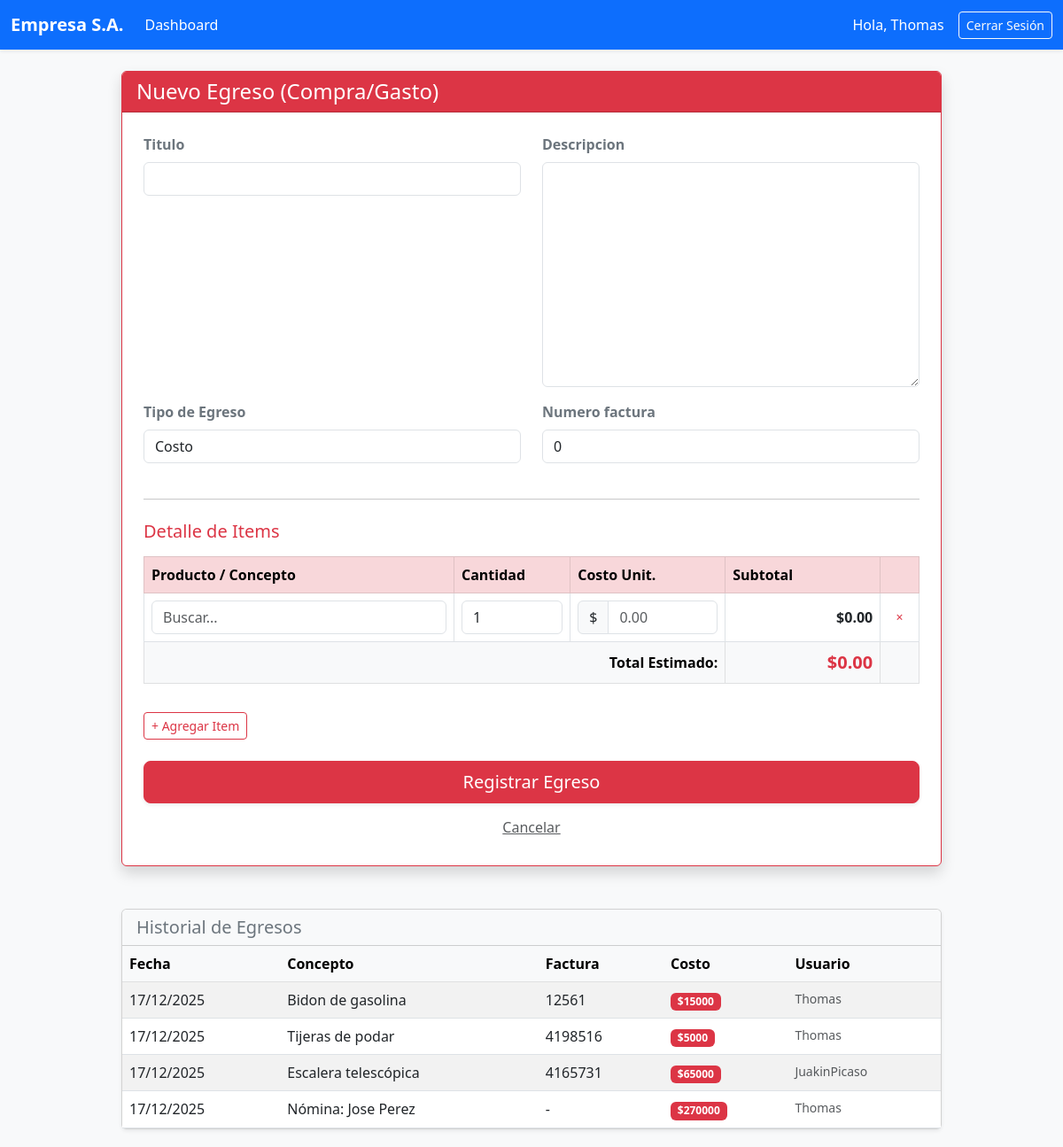
Screenshot of /egresos/ (signed in) with the database file from the repository.
### contabilidad/models.py (models this page shows, shortened)
class Egreso(models.Model):
    titulo = models.CharField(max_length=100)
    descripcion = models.TextField(blank=True)
    costo = models.PositiveIntegerField()
    costo_gasto = models.CharField(
        max_length=20,
        default='Costo',
        choices=[
            ('Costo', 'Costo'),
            ('Gasto', 'Gasto')
        ],
        verbose_name="Tipo de Egreso"
    )
    numero_factura = models.PositiveIntegerField(default=0)
    fecha = models.DateField(auto_now_add=True)
    creado_por = models.ForeignKey(User, on_delete=models.SET_NULL, null=True)
    creado_por_nombre_fijo = models.CharField(max_length=150, null=True, blank=True)
    activo = models.BooleanField(default=True)

### contabilidad/views.py (the view)
# urls.py: path('egresos/', views.egresos_page, name='egresos_page'),
@login_required
@user_passes_test(es_contador_almacenista)
def egresos_page(request):
    egresos = Egreso.objects.filter(activo=True).order_by('-fecha')
    productos_qs = InventarioItem.objects.all()
    precios_dict = {p.nombre: float(p.precio) for p in productos_qs}
    if request.method == 'POST':
        form = EgresoForm(request.POST)
        if form.is_valid():
            try:
                with transaction.atomic():
                    egreso = form.save(commit=False)
                    egreso.creado_por = request.user
                    costo_total_calculado = 0
                    egreso.costo = 0 # Valor temporal
                    egreso.save()
                    nombres = request.POST.getlist('nombre_producto[]')
                    cantidades = request.POST.getlist('cantidad[]')
                    precios = request.POST.getlist('precio_unitario[]')
                    hay_items = False
                    for nombre, cant, precio_str in zip(nombres, cantidades, precios):
                        nombre_limpio = nombre.strip().title()
                        if nombre_limpio and cant and precio_str:
                            hay_items = True
                            cantidad_int = int(cant)
                            precio_unitario = float(precio_str)
                            subtotal_linea = cantidad_int * precio_unitario
                            costo_total_calculado += subtotal_linea
                            producto, creado = InventarioItem.objects.get_or_create(
                                nombre=nombre_limpio,
                                defaults={
                                    'cantidad': 0,
                                    'precio': precio_unitario, # Si es nuevo, este es su precio base
                                    'descripcion': 'Ingreso automático por compra'
                                }
                            )
                            producto.precio = precio_unitario
                            producto.cantidad += cantidad_int
                            producto.save()
                            DetalleEgreso.objects.create(
                                egreso=egreso,
                                producto=producto,
                                cantidad=cantidad_int
                            )
                    if not hay_items:
                        raise ValueError("Debe agregar al menos un item con cantidad y precio.")
                    egreso.costo = costo_total_calculado
                    egreso.save()
                    messages.success(request, f'Egreso registrado. Costo Total calculado: ${costo_total_calculado}')
                    return redirect('egresos_page')
            except Exception as e:
                messages.error(request, f"Error al procesar: {e}")
    else:
        form = EgresoForm()
    return render(request, 'egresos/egresos.html', {
        'form': form,
        'egresos': egresos,
        'precios_json': json.dumps(precios_dict)
        })

### contabilidad/forms.py
class EgresoForm(forms.ModelForm):
    class Meta:
        model = Egreso
        fields = [
            'titulo',
            'descripcion',
            'costo_gasto',
            'numero_factura'
        ]

### contabilidad/views.py (called while the page is built)
def es_contador_almacenista(user):
    return (user.groups.filter(name='Contador').exists() or
            user.groups.filter(name='Administrador').exists() or
            user.groups.filter(name='Almacenista').exists() or
            user.is_superuser)

### contabilidad/templates/egresos/egresos.html (shortened to what this page needs)
{% extends 'base.html' %}
{% load widget_tweaks %}
{% block content %}
<div class="container mt-4">
    <div class="row justify-content-center">
        <div class="col-lg-10">
            <div class="card shadow border-danger mb-5">
                <div class="card-header bg-danger text-white">
                    <h4 class="mb-0">Nuevo Egreso (Compra/Gasto)</h4>
                </div>
                <div class="card-body p-4">
                    <form method="post">
                        <div class="row">
                            {% for field in form %}
                                <div class="col-md-6 mb-3">
                                    <label class="form-label fw-bold text-secondary">{{ field.label }}</label>
                                    {{ field|add_class:"form-control" }}
                                </div>
                            {% endfor %}
                        </div>
                        <hr class="my-4">
                        <h5 class="mb-3 text-danger">Detalle de Items</h5>
                        <div class="table-responsive mb-3">
                            <table class="table table-bordered align-middle" id="tablaCompras">
                                <thead class="table-danger">
                                    <tr>
                                        <th style="width: 40%;">Producto / Concepto</th>
                                        <th style="width: 15%;">Cantidad</th>
                                        <th style="width: 20%;">Costo Unit.</th>
                                        <th style="width: 20%;">Subtotal</th>
                                        <th style="width: 5%;"></th>
                                    </tr>
                                </thead>
                                <tbody>
                                    </tbody>
                                <tfoot class="table-light">
                                    <tr>
                                        <td colspan="3" class="text-end fw-bold">Total Estimado:</td>
                                        <td class="text-end fw-bold text-danger fs-5" id="granTotal">$0.00</td>
                                        <td></td>
                                    </tr>
                                </tfoot>
                            </table>
                        </div>
                        <button type="button" class="btn btn-outline-danger btn-sm mb-4" onclick="agregarFilaCompra()">
                            + Agregar Item
                        </button>
                        <div class="d-grid gap-2">
                            <button type="submit" class="btn btn-danger btn-lg shadow-sm">Registrar Egreso</button>
                            <a href="{% url 'dashboard' %}" class="btn btn-link text-muted">Cancelar</a>
                        </div>
                    </form>
                </div>
            </div>
            <div class="card shadow-sm">
                <div class="card-header bg-light">
                    <h5 class="mb-0 text-secondary">Historial de Egresos</h5>
                </div>
                <div class="card-body p-0">
                    <div class="table-responsive">
                        <table class="table table-striped table-hover mb-0">
                            <thead class="table-light">
                                <tr>
                                    <th>Fecha</th>
                                    <th>Concepto</th>
                                    <th>Factura</th>
                                    <th>Costo</th>
                                    <th>Usuario</th>
                                </tr>
                            </thead>
                            <tbody>
                                {% for egreso in egresos %}
                                    <tr>
                                        <td>{{ egreso.fecha|date:"d/m/Y" }}</td>
                                        <td>{{ egreso.titulo }}</td>
                                        <td>{{ egreso.numero_factura|default:"-" }}</td>
                                        <td><span class="badge bg-danger">${{ egreso.costo }}</span></td>
                                        <td class="small text-muted">{{ egreso.creado_por.username }}</td>
                                    </tr>
                                {% empty %}
                                    <tr><td colspan="5" class="text-center py-3 text-muted">No hay egresos registrados.</td></tr>
                                {% endfor %}
                            </tbody>
                        </table>
                    </div>
                </div>
            </div>
        </div>
    </div>
</div>
{% endblock %}

### contabilidad/templates/base.html (shortened to what this page needs)
<!DOCTYPE html>
<html lang="es">
<head>
    <link href="https://cdn.jsdelivr.net/npm/bootstrap@5.3.0/dist/css/bootstrap.min.css" rel="stylesheet">
    <link rel="stylesheet" href="https://cdn.jsdelivr.net/npm/bootstrap-icons@1.11.0/font/bootstrap-icons.css">
</head>
<body>
    <nav class="navbar navbar-expand-lg navbar-dark bg-primary mb-4 shadow-sm">
        <div class="container-fluid">
            <a class="navbar-brand fw-bold" href="{% url 'dashboard' %}">Empresa S.A.</a>
            <div class="collapse navbar-collapse" id="navbarContent">
                <ul class="navbar-nav me-auto mb-2 mb-lg-0">
                    <li class="nav-item">
                        <a class="nav-link active" href="{% url 'dashboard' %}">Dashboard</a>
                    </li>
                    </ul>
                <div class="d-flex text-white align-items-center gap-3">
                    {% if user.is_authenticated %}
                        <span>Hola, {{ user.first_name|default:user.username }}</span>
                        <form action="{% url 'logout' %}" method="post" class="d-inline">
                            <button type="submit" class="btn btn-outline-light btn-sm">Cerrar Sesión</button>
                        </form>
                    {% endif %}
                </div>
            </div>
        </div>
    </nav>
    <div class="container-fluid px-4">
        {% block content %}
        {% endblock %}
    </div>
</body>
</html>

### contabilidad/templates/base.html (style rules this page uses)
body { background-color: #f8f9fa; }
.card { margin-bottom: 20px; }

### rows the page displays
Egreso: fecha "17/12/2025", titulo "Bidon de gasolina", numero_factura "12561", costo "15000", creado_por.username "Thomas"
Egreso: fecha "17/12/2025", titulo "Tijeras de podar", numero_factura "4198516", costo "5000", creado_por.username "Thomas"
Egreso: fecha "17/12/2025", titulo "Escalera telescópica", numero_factura "4165731", costo "65000", creado_por.username "JuakinPicaso"
Egreso: fecha "17/12/2025", titulo "Nómina: Jose Perez", numero_factura "-", costo "270000", creado_por.username "Thomas"

### other values shown
{{ user.first_name|default:user.username }} "Thomas"
{{ field.label }} "Titulo" "Descripcion" "Tipo de Egreso" "Numero factura"
